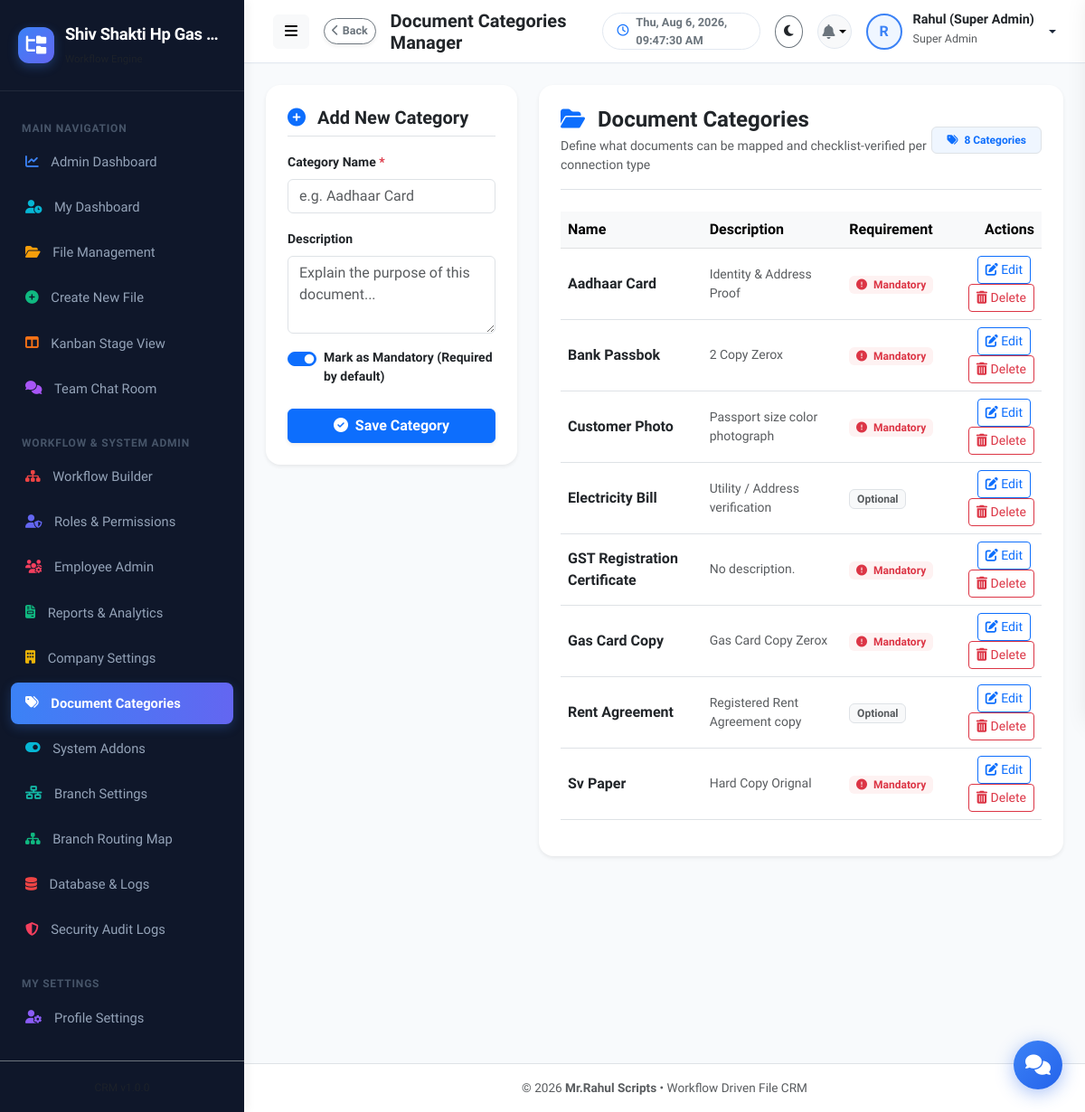
Page /admin/document-types.php (signed in) on the committed database.
### tables this page shows
CREATE TABLE company_settings (
              id INTEGER PRIMARY KEY AUTOINCREMENT,
              company_name TEXT NOT NULL,
              company_email TEXT,
              company_mobile TEXT,
              company_address TEXT,
              company_logo TEXT DEFAULT 'default-logo.png',
              updated_at DATETIME DEFAULT CURRENT_TIMESTAMP
            , custom_upload_path TEXT NULL);

CREATE TABLE document_types (
                            id INTEGER PRIMARY KEY AUTOINCREMENT,
                            name TEXT NOT NULL UNIQUE,
                            description TEXT,
                            is_mandatory INTEGER DEFAULT 1
                        );

### includes/auth.php (called while the page is built, shortened)
<?php
require_once __DIR__ . '/functions.php';
function getLoggedInUser(): ?array {
    if (isset($_SESSION['user_id'])) {
        return $_SESSION['user'] ?? null;
    }
    return null;
}
function hasPermission(string $permission): bool {
    $user = getLoggedInUser();
    if (($user['role_key'] ?? '') === 'super_admin') {
        return true;
    }
    $permissions = $user['permissions'] ?? [];
    return in_array('*', $permissions) || in_array($permission, $permissions);
}

### includes/functions.php (called while the page is built, shortened)
<?php
function isFeatureEnabled(string $featureKey): bool {
    try {
        $db = getDB();
        $stmt = $db->prepare("SELECT status FROM system_features WHERE feature_key = :key LIMIT 1");
        $stmt->execute(['key' => $featureKey]);
        $status = $stmt->fetchColumn();
        return $status === 'enabled';
    } catch (Exception $e) {
        return false;
    }
}

### admin/document-types.php (the view, shortened to what this page needs)
<?php
require_once __DIR__ . '/../includes/header.php';
$db = getDB();
$docTypes = $db->query("SELECT * FROM document_types ORDER BY name ASC")->fetchAll();
?>
<div class="row g-4">
  <div class="col-lg-4">
    <div class="card border-0 shadow-sm p-4" style="border-radius: var(--radius-lg);">
      <h5 class="fw-bold text-dark border-bottom pb-2 mb-3" id="formTitle">
        <i class="fas fa-plus-circle text-primary me-2"></i> Add New Category
      </h5>
      <form action="document-types.php" method="POST" id="docTypeForm">
        <div class="mb-3">
          <label class="form-label fw-bold small">Category Name <span class="text-danger">*</span></label>
          <input type="text" name="name" id="doc_name" class="form-control" placeholder="e.g. Aadhaar Card" required>
        </div>
        <div class="mb-3">
          <label class="form-label fw-bold small">Description</label>
          <textarea name="description" id="doc_desc" class="form-control" rows="3" placeholder="Explain the purpose of this document..."></textarea>
        </div>
        <div class="form-check form-switch mb-4">
          <input class="form-check-input" type="checkbox" name="is_mandatory" id="doc_mandatory" value="1" checked>
          <label class="form-check-input-label fw-semibold small" for="doc_mandatory">Mark as Mandatory (Required by default)</label>
        </div>
        <div class="d-flex gap-2">
          <button type="submit" class="btn btn-primary flex-fill fw-bold shadow-sm">
            <i class="fas fa-check-circle me-1"></i> Save Category
          </button>
        </div>
      </form>
    </div>
  </div>
  <div class="col-lg-8">
    <div class="card border-0 shadow-sm p-4" style="border-radius: var(--radius-lg);">
      <div class="d-flex justify-content-between align-items-center border-bottom pb-3 mb-4">
        <div>
          <h4 class="fw-bold mb-1 text-dark"><i class="fas fa-folder-open text-primary me-2"></i> Document Categories</h4>
          <p class="text-muted small mb-0">Define what documents can be mapped and checklist-verified per connection type</p>
        </div>
        <span class="badge bg-primary-soft text-primary border px-3 py-2">
          <i class="fas fa-tags me-1"></i> <?= count($docTypes) ?> Categories
        </span>
      </div>
      <?php if (empty($docTypes)): ?>
        <div class="text-center py-5">
          <div class="text-muted mb-3"><i class="fas fa-file-invoice fa-3x"></i></div>
          <p class="text-muted mb-0">No document categories defined yet.</p>
        </div>
      <?php else: ?>
        <div class="table-responsive">
          <table class="table table-hover align-middle">
            <thead class="table-light">
              <tr>
                <th>Name</th>
                <th>Description</th>
                <th>Requirement</th>
                <th class="text-end">Actions</th>
              </tr>
            </thead>
            <tbody>
              <?php foreach ($docTypes as $d): ?>
                <tr>
                  <td>
                    <strong class="text-dark d-block"><?= htmlspecialchars($d['name']) ?></strong>
                  </td>
                  <td class="small text-muted" style="max-width: 250px; text-truncate: ellipsis;"><?= htmlspecialchars($d['description'] ?: 'No description.') ?></td>
                  <td>
                    <?php if ($d['is_mandatory'] == 1): ?>
                      <span class="badge bg-danger-soft text-danger fw-bold"><i class="fas fa-exclamation-circle me-1"></i> Mandatory</span>
                    <?php else: ?>
                      <span class="badge bg-light text-muted border fw-semibold">Optional</span>
                    <?php endif; ?>
                  </td>
                  <td class="text-end">
                    <button type="button" class="btn btn-sm btn-outline-primary me-1" onclick="editDocType(<?= $d['id'] ?>, '<?= htmlspecialchars(addslashes($d['name'])) ?>', '<?= htmlspecialchars(addslashes($d['description'])) ?>', <?= $d['is_mandatory'] ?>)">
                      <i class="fas fa-edit"></i> Edit
                    </button>
                    <a href="document-types.php?delete_id=<?= $d['id'] ?>" class="btn btn-sm btn-outline-danger" onclick="return confirm('Are you sure you want to delete this category?')">
                      <i class="fas fa-trash-alt"></i> Delete
                    </a>
                  </td>
                </tr>
              <?php endforeach; ?>
            </tbody>
          </table>
        </div>
      <?php endif; ?>
    </div>
  </div>
</div>
<?php require_once __DIR__ . '/../includes/footer.php'; ?>

### includes/sidebar.php
<?php
$currentPage = basename($_SERVER['PHP_SELF']);
$user = getLoggedInUser();
$roleKey = $user['role_key'] ?? '';
$isAdmin = in_array($roleKey, ['super_admin', 'admin']);
$db = getDB();
$companyInfo = $db->query("SELECT * FROM company_settings LIMIT 1")->fetch() ?: [
    'company_name' => 'File CRM',
    'company_logo' => 'default-logo.png'
];
?>
<aside class="app-sidebar">
  <div class="sidebar-header">
    <?php if (!empty($companyInfo['company_logo']) && $companyInfo['company_logo'] !== 'default-logo.png' && file_exists(UPLOAD_DIR . $companyInfo['company_logo'])): ?>
      <img src="<?= APP_URL ?>/serve.php?file=<?= htmlspecialchars($companyInfo['company_logo']) ?>" class="img-fluid rounded border-0" style="max-height: 40px; max-width: 45px; object-fit: contain;">
    <?php else: ?>
      <div class="brand-icon">
        <i class="fas fa-folder-tree text-white"></i>
      </div>
    <?php endif; ?>
    <div class="brand-details">
      <div class="brand-text text-truncate" style="max-width: 170px;" title="<?= htmlspecialchars($companyInfo['company_name']) ?>">
        <?= htmlspecialchars($companyInfo['company_name']) ?>
      </div>
      <small class="text-muted brand-subtext" style="font-size: 0.72rem;">Workflow Engine</small>
    </div>
  </div>
  <div class="sidebar-menu">
    <div class="menu-category">Main Navigation</div>
    <?php if ($isAdmin): ?>
      <a href="<?= APP_URL ?>/admin/dashboard.php" title="Admin Dashboard" class="nav-item-custom <?= $currentPage === 'dashboard.php' && str_contains($_SERVER['PHP_SELF'], 'admin') ? 'active' : '' ?>">
        <i class="fas fa-chart-line sidebar-icon-blue"></i> <span>Admin Dashboard</span>
      </a>
    <?php endif; ?>
    <a href="<?= APP_URL ?>/employee/dashboard.php" title="My Dashboard" class="nav-item-custom <?= $currentPage === 'dashboard.php' && str_contains($_SERVER['PHP_SELF'], 'employee') ? 'active' : '' ?>">
      <i class="fas fa-user-clock sidebar-icon-cyan"></i> <span>My Dashboard</span>
    </a>
    <a href="<?= APP_URL ?>/employee/my-files.php" title="File Management" class="nav-item-custom <?= $currentPage === 'my-files.php' ? 'active' : '' ?>">
      <i class="fas fa-folder-open sidebar-icon-amber"></i> <span>File Management</span>
    </a>
    <?php if (hasPermission('create_file')): ?>
      <a href="<?= APP_URL ?>/employee/create-file.php" title="Create New File" class="nav-item-custom <?= $currentPage === 'create-file.php' ? 'active' : '' ?>">
        <i class="fas fa-plus-circle sidebar-icon-green"></i> <span>Create New File</span>
      </a>
    <?php endif; ?>
    <?php if (isFeatureEnabled('auto_assignment')): ?>
      <a href="<?= APP_URL ?>/employee/kanban.php" title="Kanban Stage View" class="nav-item-custom <?= $currentPage === 'kanban.php' ? 'active' : '' ?>">
        <i class="fas fa-columns sidebar-icon-orange"></i> <span>Kanban Stage View</span>
      </a>
    <?php endif; ?>
    <?php if (isFeatureEnabled('in_app_chat')): ?>
      <a href="<?= APP_URL ?>/employee/chat.php" title="Team Chat Room" class="nav-item-custom <?= $currentPage === 'chat.php' ? 'active' : '' ?>">
        <i class="fas fa-comments sidebar-icon-purple"></i> <span>Team Chat Room</span>
      </a>
    <?php endif; ?>
    <?php if ($isAdmin): ?>
      <div class="menu-category mt-3">Workflow & System Admin</div>
      <a href="<?= APP_URL ?>/admin/workflow-builder.php" title="Workflow Builder" class="nav-item-custom <?= $currentPage === 'workflow-builder.php' ? 'active' : '' ?>">
        <i class="fas fa-sitemap sidebar-icon-red"></i> <span>Workflow Builder</span>
      </a>
      <a href="<?= APP_URL ?>/admin/roles.php" title="Roles & Permissions" class="nav-item-custom <?= $currentPage === 'roles.php' ? 'active' : '' ?>">
        <i class="fas fa-user-shield sidebar-icon-indigo"></i> <span>Roles & Permissions</span>
      </a>
      <a href="<?= APP_URL ?>/admin/users.php" title="Employee Admin" class="nav-item-custom <?= $currentPage === 'users.php' ? 'active' : '' ?>">
        <i class="fas fa-users-cog sidebar-icon-rose"></i> <span>Employee Admin</span>
      </a>
      <a href="<?= APP_URL ?>/admin/reports.php" title="Reports & Analytics" class="nav-item-custom <?= $currentPage === 'reports.php' ? 'active' : '' ?>">
        <i class="fas fa-file-invoice sidebar-icon-emerald"></i> <span>Reports & Analytics</span>
      </a>
      <a href="<?= APP_URL ?>/admin/company-profile.php" title="Company Settings" class="nav-item-custom <?= $currentPage === 'company-profile.php' ? 'active' : '' ?>">
        <i class="fas fa-building sidebar-icon-yellow"></i> <span>Company Settings</span>
      </a>
      <a href="<?= APP_URL ?>/admin/document-types.php" title="Document Categories" class="nav-item-custom <?= $currentPage === 'document-types.php' ? 'active' : '' ?>">
        <i class="fas fa-tags sidebar-icon-purple" style="color: #a855f7;"></i> <span>Document Categories</span>
      </a>
      <a href="<?= APP_URL ?>/admin/features.php" title="System Features" class="nav-item-custom <?= $currentPage === 'features.php' ? 'active' : '' ?>">
        <i class="fas fa-toggle-on sidebar-icon-cyan"></i> <span>System Addons</span>
      </a>
      <?php if (isFeatureEnabled('multi_branch')): ?>
        <a href="<?= APP_URL ?>/admin/branches.php" title="Branch Settings" class="nav-item-custom <?= $currentPage === 'branches.php' ? 'active' : '' ?>">
          <i class="fas fa-network-wired sidebar-icon-teal"></i> <span>Branch Settings</span>
        </a>
      <?php endif; ?>
      <a href="<?= APP_URL ?>/admin/branch-workflow.php" title="Branch Routing Map" class="nav-item-custom <?= $currentPage === 'branch-workflow.php' ? 'active' : '' ?>">
        <i class="fas fa-sitemap sidebar-icon-emerald"></i> <span>Branch Routing Map</span>
      </a>
      <a href="<?= APP_URL ?>/admin/database.php" title="Database & Logs" class="nav-item-custom <?= $currentPage === 'database.php' ? 'active' : '' ?>">
        <i class="fas fa-database sidebar-icon-red"></i> <span>Database & Logs</span>
      </a>
      <a href="<?= APP_URL ?>/admin/security-audit.php" title="Security Audit Logs" class="nav-item-custom <?= $currentPage === 'security-audit.php' ? 'active' : '' ?>">
        <i class="fas fa-shield-alt sidebar-icon-rose"></i> <span>Security Audit Logs</span>
      </a>
    <?php endif; ?>
    <div class="menu-category mt-3">My Settings</div>
    <a href="<?= APP_URL ?>/employee/profile.php" title="Profile Settings" class="nav-item-custom <?= $currentPage === 'profile.php' ? 'active' : '' ?>">
      <i class="fas fa-user-cog sidebar-icon-violet"></i> <span>Profile Settings</span>
    </a>
  </div>
  <div class="p-3 border-top border-secondary border-opacity-20 text-center sidebar-footer-div">
    <small class="text-muted" style="font-size: 0.75rem;">CRM v<?= APP_VERSION ?></small>
  </div>
</aside>

### assets/css/style.css (style rules this page uses)
:root { --primary-color: #3b82f6; --primary-hover: #2563eb; --primary-light: #eff6ff; --secondary-color: #64748b; --accent-color: #6366f1; --success-color: #10b981; --warning-color: #f59e0b; --danger-color: #ef4444; --info-color: #06b6d4; --bg-main: #f8fafc; --bg-card: #ffffff; --bg-sidebar: #0f172a; --sidebar-text: #94a3b8; --sidebar-active: #ffffff; --sidebar-hover: #1e293b; --text-main: #1e293b; --text-muted: #64748b; --border-color: #e2e8f0; --card-shadow: 0 4px 6px -1px rgba(0, 0, 0, 0.05), 0 2px 4px -1px rgba(0, 0, 0, 0.03); --card-shadow-hover: 0 20px 25px -5px rgba(0, 0, 0, 0.08), 0 10px 10px -5px rgba(0, 0, 0, 0.04); --font-family: 'Plus Jakarta Sans', -apple-system, BlinkMacSystemFont, "Segoe UI", Roboto, sans-serif; --radius-sm: 8px; --radius-md: 12px; --radius-lg: 16px; --transition: all 0.25s cubic-bezier(0.4, 0, 0.2, 1); }
* { box-sizing: border-box; margin: 0; padding: 0; }
body { font-family: var(--font-family); background-color: var(--bg-main); color: var(--text-main); min-height: 100vh; overflow-x: hidden; }
.app-sidebar { width: 270px; background-color: var(--bg-sidebar); color: var(--sidebar-text); display: flex; flex-direction: column; transition: var(--transition); z-index: 1040; box-shadow: 4px 0 10px rgba(0, 0, 0, 0.05); }
.sidebar-header { padding: 1.5rem 1.25rem; display: flex; align-items: center; gap: 0.75rem; border-bottom: 1px solid rgba(255, 255, 255, 0.08); }
.brand-icon { width: 40px; height: 40px; background: linear-gradient(135deg, var(--primary-color), var(--accent-color)); color: #ffffff; border-radius: var(--radius-md); display: flex; align-items: center; justify-content: center; font-size: 1.25rem; font-weight: 700; box-shadow: 0 4px 12px rgba(59, 130, 246, 0.3); }
.brand-text { font-size: 1.15rem; font-weight: 700; color: #ffffff; letter-spacing: -0.3px; }
.sidebar-menu { padding: 1.25rem 0.75rem; flex: 1; overflow-y: auto; }
.menu-category { font-size: 0.75rem; font-weight: 700; text-transform: uppercase; letter-spacing: 0.8px; color: #475569; padding: 0.75rem 0.75rem 0.35rem 0.75rem; }
.nav-item-custom { display: flex; align-items: center; gap: 0.85rem; padding: 0.75rem 1rem; color: var(--sidebar-text); text-decoration: none; border-radius: var(--radius-sm); font-size: 0.92rem; font-weight: 500; transition: var(--transition); margin-bottom: 0.25rem; }
.nav-item-custom.active { background: linear-gradient(90deg, var(--primary-color), var(--accent-color)); color: #ffffff; font-weight: 600; box-shadow: 0 4px 12px rgba(59, 130, 246, 0.25); }
.bg-primary-soft { background: #eff6ff; color: #3b82f6; }
.bg-danger-soft { background: #fef2f2; color: #ef4444; }
@media (min-width: 769px) { .app-sidebar { width: 270px; flex-shrink: 0; transition: width 0.25s cubic-bezier(0.4, 0, 0.2, 1); } }
.sidebar-icon-blue { color: #3b82f6 !important; }
.sidebar-icon-cyan { color: #06b6d4 !important; }
.sidebar-icon-amber { color: #f59e0b !important; }
.sidebar-icon-green { color: #10b981 !important; }
.sidebar-icon-orange { color: #f97316 !important; }
.sidebar-icon-purple { color: #a855f7 !important; }
.sidebar-icon-red { color: #ef4444 !important; }
.sidebar-icon-indigo { color: #6366f1 !important; }
.sidebar-icon-rose { color: #f43f5e !important; }
.sidebar-icon-emerald { color: #10b981 !important; }
.sidebar-icon-yellow { color: #eab308 !important; }
.sidebar-icon-teal { color: #14b8a6 !important; }
.sidebar-icon-violet { color: #8b5cf6 !important; }
.nav-item-custom.active i { color: #ffffff !important; }

### rows in the picture
company_settings: company_name "Shiv Shakti Hp Gas…"
document_types: name "Aadhaar Card", description "Identity & Address Proof", is_mandatory 1 (drawn)
document_types: name "Bank Passbok", description "2 Copy Zerox", is_mandatory 1 (drawn)
document_types: name "Customer Photo", description "Passport size color photograph", is_mandatory 1 (drawn)
document_types: name "Electricity Bill", description "Utility / Address verification", is_mandatory "Optional"
document_types: name "GST Registration Certificate", description "No description.", is_mandatory 1 (drawn)
document_types: name "Gas Card Copy", description "Gas Card Copy Zerox", is_mandatory 1 (drawn)
document_types: name "Rent Agreement", description "Registered Rent Agreement copy", is_mandatory "Optional"
document_types: name "Sv Paper", description "Hard Copy Orignal", is_mandatory 1 (drawn)

### other values in the picture
$pageTitle "Document Categories Manager"
substr($currentUser['name'] ?? 'U', 0, 1) "R"
$currentUser['name'] "Rahul (Super Admin)"
$currentUser['role_name'] "Super Admin"
count($docTypes) "8"
